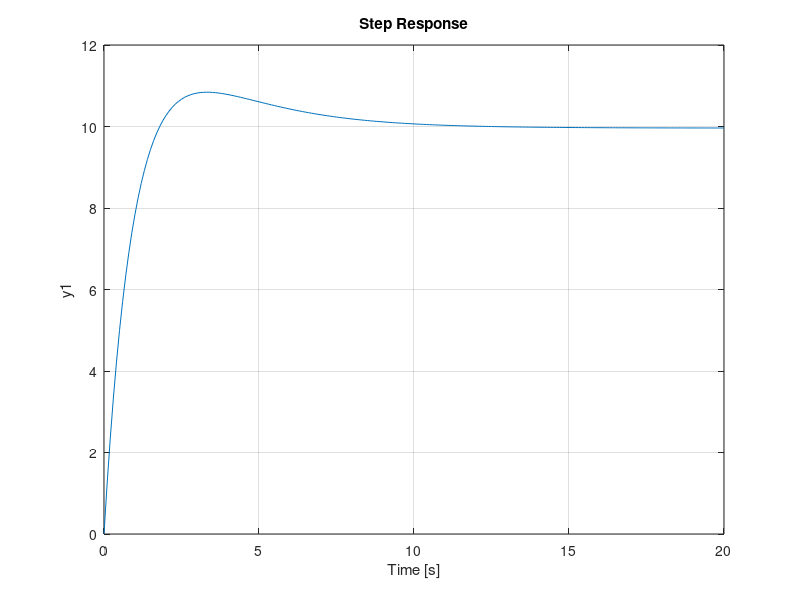

Recreate this plot in MATLAB.
m = 1000;
b= 50;
r = 10 ;

s=tf('s');
P_cruise = 1/(m*s + b);

zo = 0.3;
po = 0.03;

s = tf('s');
C_lag = (s+zo)/(s+po);




Kp = 1293.6;
sys_cl = feedback(Kp*C_lag*P_cruise,1);
t = 0:0.1:20;
step(r*sys_cl,t)
axis([0 20 0 12])